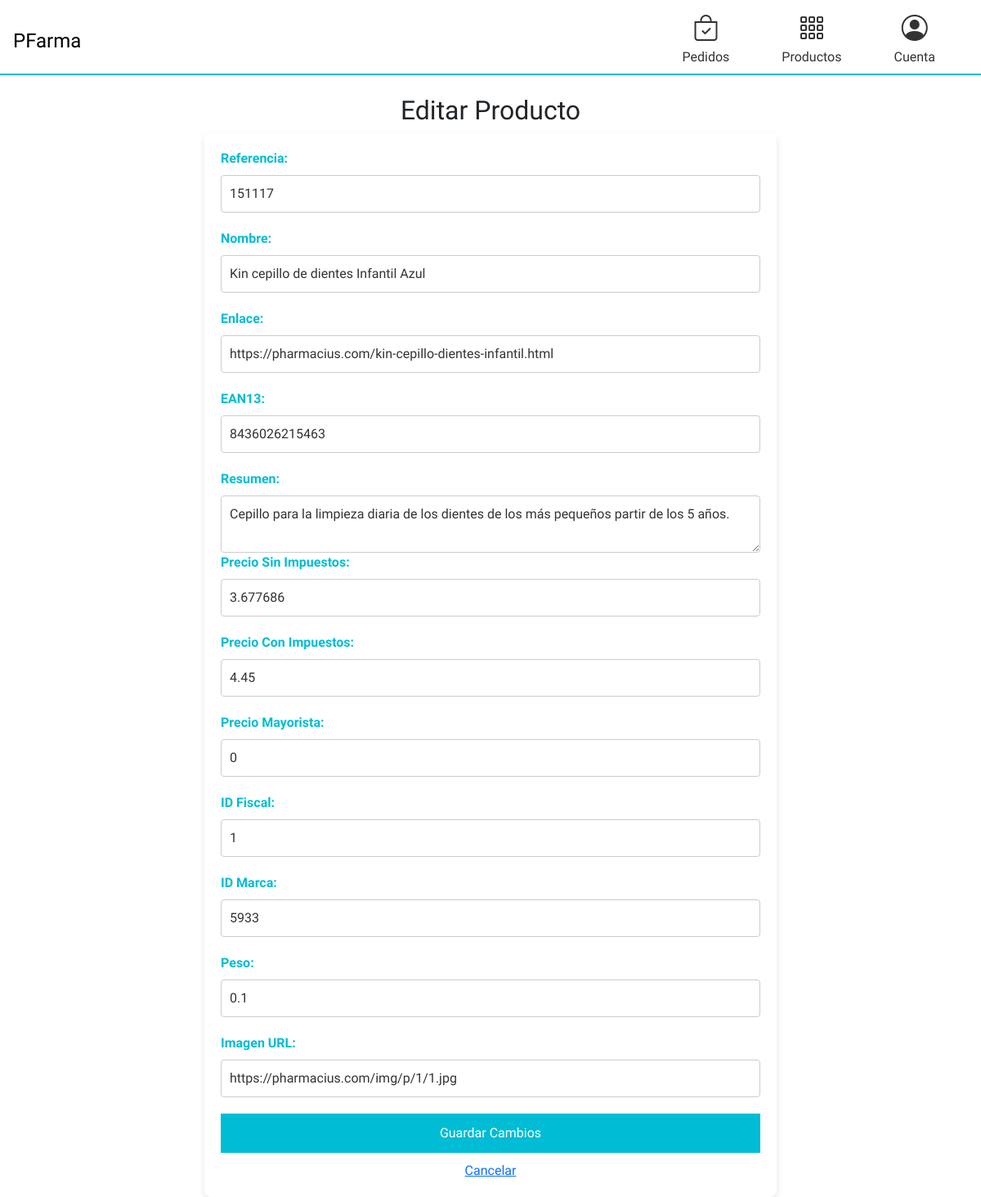
/editar.php?IDProducto=2, run on the app's committed database.
### tables this page shows
CREATE TABLE `productos` (
  `IDProducto` int(11) NOT NULL,
  `Referencia` int(11) DEFAULT NULL,
  `Nombre` varchar(512) DEFAULT NULL,
  `Enlace` varchar(512) DEFAULT NULL,
  `EAN13` varchar(512) DEFAULT NULL,
  `Resumen` varchar(512) DEFAULT NULL,
  `PrecioSinImpuestos` double DEFAULT NULL,
  `PrecioConImpuestos` double DEFAULT NULL,
  `PrecioMayorista` varchar(512) DEFAULT NULL,
  `IDFiscal` varchar(512) DEFAULT NULL,
  `IDCategoria` varchar(512) DEFAULT NULL,
  `IDMarca` int(11) DEFAULT NULL,
  `Peso` double DEFAULT NULL,
  `URLImagen` varchar(512) DEFAULT NULL
);

### model/conectar.php (called while the page is built, shortened)
<?php
class Conectar
{
    public static function conexion()
    {
        try {
            $conexion = new mysqli("127.0.0.1", "root", "", "proyectofarma");
            $conexion->set_charset("utf8");
            return $conexion;
        } catch (Exception $e) {
            die("Error de conexión: " . $e->getMessage());
        }
    }
}
?>

### model/productos_model.php (called while the page is built, shortened)
<?php
class Productos_model
{
    private $db;
    public function __construct()
    {
        require_once("model/conectar.php");
        $this->db = Conectar::conexion();
    }
public function get_producto($IDProducto)
{
    $sql = "SELECT * FROM productos WHERE IDProducto = ?";
    $stmt = $this->db->prepare($sql);
    $stmt->bind_param("i", $IDProducto);
    $stmt->execute();
    $resultado = $stmt->get_result();
    return $resultado->fetch_assoc();
}
}
?>

### editar.php (the view, shortened to what this page needs)
<?php
require_once("menu.php");
require_once("model/productos_model.php");
$productoModel = new Productos_model();
$producto = $productoModel->get_producto($_GET['IDProducto']);
?>
<!DOCTYPE html>
<html lang="es">
<head>
    <link rel="stylesheet" href="css/editarCss.css">
    <link rel="stylesheet" href="css/styles.css">
    <link href="https://cdn.jsdelivr.net/npm/bootstrap@5.3.0/dist/css/bootstrap.min.css" rel="stylesheet">
    <link href="https://cdn.jsdelivr.net/npm/bootstrap-icons/font/bootstrap-icons.css" rel="stylesheet">
</head>
<body class="m-0 p-0">
    <br>
    <h2>Editar Producto</h2>
    <form method="POST">
        <label>Referencia:</label>
        <input type="text" name="Referencia" value="<?= htmlspecialchars($producto['Referencia']) ?>" required><br>
        <label>Nombre:</label>
        <input type="text" name="Nombre" value="<?= htmlspecialchars($producto['Nombre']) ?>" required><br>
        <label>Enlace:</label>
        <input type="url" name="Enlace" value="<?= htmlspecialchars($producto['Enlace']) ?>"><br>
        <label>EAN13:</label>
        <input type="text" name="EAN13" value="<?= htmlspecialchars($producto['EAN13']) ?>"><br>
        <label>Resumen:</label>
        <textarea name="Resumen"><?= htmlspecialchars($producto['Resumen']) ?></textarea><br>
        <label>Precio Sin Impuestos:</label>
        <input type="number" step="0.01" name="PrecioSinImpuestos" value="<?= htmlspecialchars($producto['PrecioSinImpuestos']) ?>" required><br>
        <label>Precio Con Impuestos:</label>
        <input type="number" step="0.01" name="PrecioConImpuestos" value="<?= htmlspecialchars($producto['PrecioConImpuestos']) ?>" required><br>
        <label>Precio Mayorista:</label>
        <input type="number" step="0.01" name="PrecioMayorista" value="<?= htmlspecialchars($producto['PrecioMayorista']) ?>" required><br>
        <label>ID Fiscal:</label>
        <input type="text" name="IDFiscal" value="<?= htmlspecialchars($producto['IDFiscal']) ?>"><br>
        <label>ID Marca:</label>
        <input type="text" name="IDMarca" value="<?= htmlspecialchars($producto['IDMarca']) ?>"><br>
        <label>Peso:</label>
        <input type="number" step="0.01" name="Peso" value="<?= htmlspecialchars($producto['Peso']) ?>"><br>
        <label>Imagen URL:</label>
        <input type="text" name="URLImagen" value="<?= htmlspecialchars($producto['URLImagen']) ?>"><br>
        <button type="submit">Guardar Cambios</button>
        <a href="index.php">Cancelar</a>
    </form>
</body>
</html>

### menu.php (shortened to what this page needs)
<nav class="navbar navbar-expand-lg navbar-light bg-white">
    <a class="navbar-brand ms-3" href="index.php">
        <span class="fs-4">PFarma</span>
    </a>
    <div class="collapse navbar-collapse" id="navbarNav">
        <ul class="navbar-nav ms-auto mb-2 mb-lg-0 text-center">
        <li class="nav-item me-0 me-lg-5">
                <a href="index.php?controlador=pedidos&action=home" class="nav-link d-flex flex-column align-items-center">
                    <i class="bi bi-bag-check fs-2 mb-2"></i>
                    <span class="d-none d-sm-block">Pedidos</span>
                </a>
            </li>
            <li class="nav-item me-0 me-lg-5">
                <a href="index.php?controlador=productos&action=home" class="nav-link d-flex flex-column align-items-center">
                    <i class="bi bi-grid-3x3-gap fs-2 mb-2"></i>
                    <span class="d-none d-sm-block">Productos</span>
                </a>
            </li>
            <?php if (isset($_SESSION['nombre'])): ?>
                <li class="nav-item me-0 me-lg-5">
                    <a href="#" class="nav-link d-flex flex-column align-items-center">
                        <i class="bi bi-plus-circle fs-2 mb-2"></i>
                        <span class="d-none d-sm-block">Insertar producto</span>
                    </a>
                </li>
                <li class="nav-item me-0 me-lg-5">
                    <a href="index.php?controlador=usuarios&action=desconectar" class="nav-link d-flex flex-column align-items-center text-danger">
                        <i class="bi bi-box-arrow-right fs-2 mb-2"></i>
                        <span class="d-none d-sm-block">Desconectar</span>
                    </a>
                </li>
            <?php else: ?>
                <li class="nav-item me-0 me-lg-5">
                    <a href="index.php?controlador=usuarios&action=login" class="nav-link d-flex flex-column align-items-center">
                        <i class="bi bi-person-circle fs-2 mb-2"></i>
                        <span class="d-none d-sm-block">Cuenta</span>
                    </a>
                </li>
            <?php endif; ?>
        </ul>
    </div>
</nav>

### css/editarCss.css (style rules this page uses)
* { margin: 0; padding: 0; box-sizing: border-box; }
body { font-family: 'Arial', sans-serif; background-color:rgb(255, 255, 255); color: #333; line-height: 1.6; padding: 20px; }
h2 { text-align: center; margin-bottom: 20px; color: #00bcd4; }
form { max-width: 700px; margin: 0 auto; background-color: #fff; padding: 20px; border-radius: 8px; box-shadow: 0 4px 8px rgba(0, 0, 0, 0.1); }
label { display: block; margin-bottom: 8px; font-weight: bold; color: #00bcd4; }
input[type="text"], input[type="url"], input[type="number"], textarea { width: 100%; padding: 10px; margin-bottom: 20px; border: 1px solid #ccc; border-radius: 4px; font-size: 16px; color: #333; }
button { width: 100%; padding: 12px; background-color: #00bcd4; color: white; border: none; border-radius: 4px; font-size: 18px; cursor: pointer; transition: background-color 0.3s; }
a { display: block; text-align: center; margin-top: 10px; color: #888; text-decoration: none; font-size: 16px; }

### css/styles.css (style rules this page uses)
body { font-family: 'Sora', sans-serif !important; background-color: #f4f4f4; }
.navbar { background-color: #ffffff !important; border-bottom: 2px solid #00bcd4 !important; width: 100% !important; padding: 0 !important; margin: 0 !important; }
.navbar .nav-link { color: #333333 !important; }

### data on the page
productos: Referencia "151117", Nombre "Kin cepillo de dientes Infantil Azul", Enlace "https://pharmacius.com/kin-cepillo-dientes-infantil.html", EAN13 "8436026215463", Resumen "Cepillo para la limpieza diaria de los dientes de los más pequeños partir de los 5 años.", PrecioSinImpuestos "3.677686", PrecioConImpuestos "4.45", PrecioMayorista "0", IDFiscal "1", IDMarca "5933", Peso "0.1", URLImagen "https://pharmacius.com/img/p/1/1.jpg"
